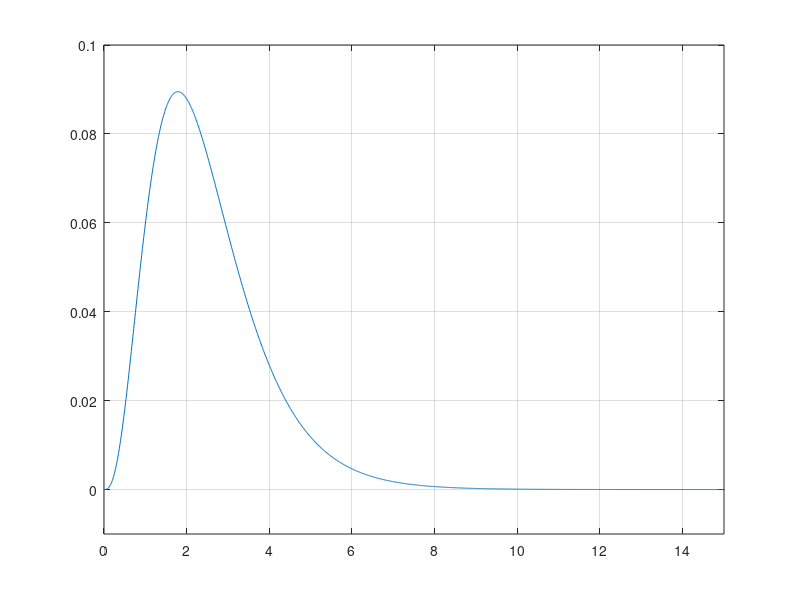

Reproduce this figure in MATLAB.
clear all
clc

delta=0.01
t=0:delta:15

f=exp(-t)
h=(t.*t).*exp(-2.*t)
y=conv(f,h)*delta

n=length(y)
t_y=(0:n-1)*delta

plot(t_y,y)
axis([0,15,-0.01,0.1])
grid on
